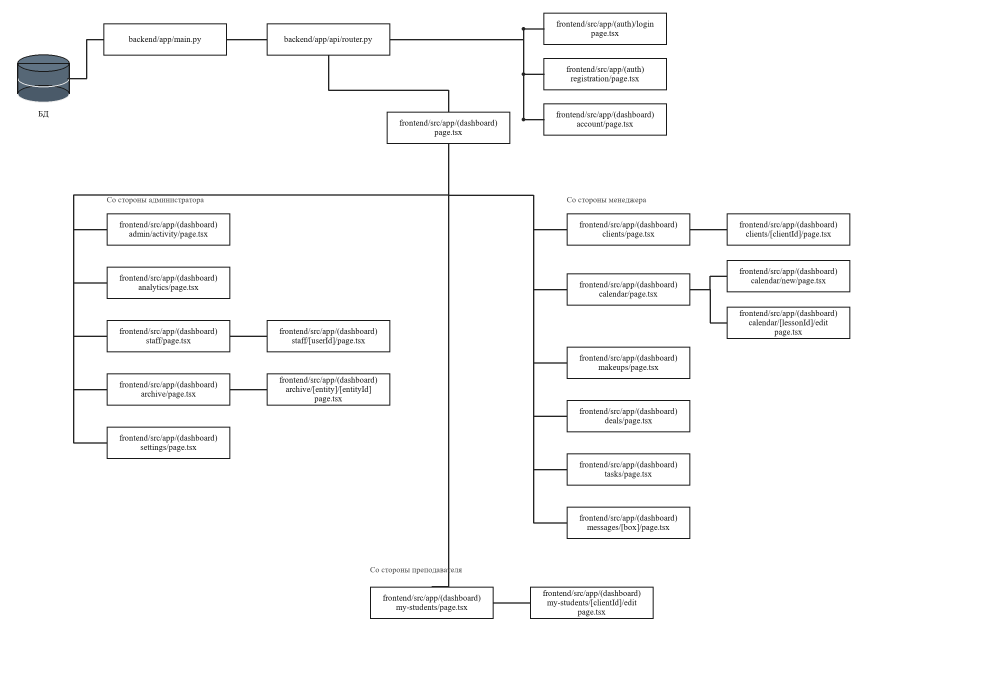
#> input picture component_diagram_hedgehogcrm_clean.png, 3000 x 2050 px (shown at 1/3 size)
$ python crop_component_diagram_check.py
#> lines starting #> are read from the running program, lines starting #| are printed output that depends on the picture
from pathlib import Path
from PIL import Image

ROOT = Path(__file__).resolve().parents[1]
img = Image.open(ROOT / "component_diagram_hedgehogcrm_clean.png")
#> img is the input picture: PIL image 3000x2050 RGB; mean R, G, B 248.6, 248.6, 248.7

# Crop the bottom part of the messages component to verify there are no internal waves.
# Coordinates match the generated diagram layout.
crop = img.crop((1690, 1510, 2085, 1635))
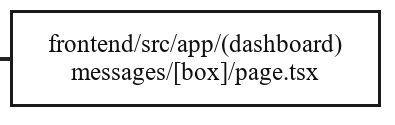
#> crop: PIL image 395x125 RGB; min 15, max 255, mean 229.5
out = ROOT / ".codex_work" / "component_diagram_clean_crop_check.png"
crop.save(out)
print(out)
